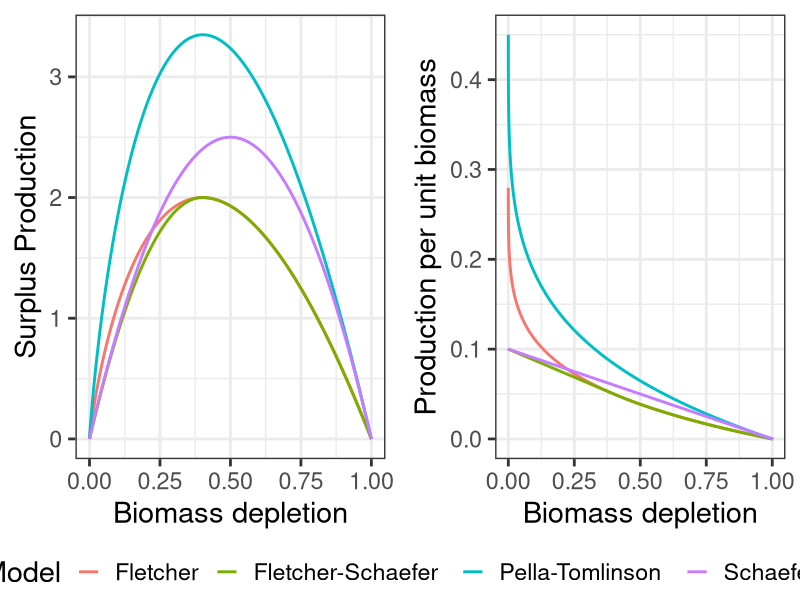

Reproduce this figure in R.

library(ggplot2)
library(dplyr)

# values
r <- 0.1
K <- 100
b <- seq(0, K, 1e-3)
rlim <- function(b) dbdt(b) * (1/b)

# empty dataframe
dfr <- data.frame() 

# Schaefer model
dbdt <- function(b) r * b * (1 - b/K)
dfr <- rbind(dfr,data.frame(biomass = b,
                  production = dbdt(b),
                  growth = rlim(b),
                  model = 'Schaefer'))

# P-T model
dbdt <- function(b) r/p * b * (1 - (b/K)^p)
p <- 0.2
dfr <- rbind(dfr,data.frame(biomass = b,
                            production = dbdt(b),
                            growth = rlim(b),
                            model = 'Pella-Tomlinson'))

# fletcher model
dbdt <- function(b) g * m * b/K * (1 - (b/K)^(n-1))
n <- 1.1881
bmsy <- (1/n)^(1/(n-1)) * K
h <- 2*bmsy
m <- r*h/4
g <- (n^(n/(n-1)))/(n-1)
dfr <- rbind(dfr,data.frame(biomass = b,
                            production = dbdt(b),
                            growth = rlim(b),
                            model = 'Fletcher'))

# Fletcher-Schaefer model
dbdt <- function(b) {
    bf <- b[which(b>bmsy)]
    bs <- b[which(b<=bmsy)]
    c(r * bs * (1 - bs/h),g * m * bf/K * (1 - (bf/K)^(n-1)))
}
dfr <- rbind(dfr,data.frame(biomass = b,
                            production = dbdt(b),
                            growth = rlim(b),
                            model = 'Fletcher-Schaefer'))

gg1 <- ggplot(dfr) + 
    geom_line(aes(x = biomass / K, y = production, col = model), linewidth = 1) + 
    labs(x = 'Biomass depletion', y = 'Surplus Production', col = 'Model') +
    theme_bw(base_size = 21)

gg2 <- ggplot(dfr) + 
    geom_line(aes(x = biomass / K, y = growth, col = model), linewidth = 1) + 
    labs(x = 'Biomass depletion', y = 'Production per unit biomass', col = 'Model') +
    theme_bw(base_size = 21)

gg <- ggpubr::ggarrange(gg1, gg2, common.legend = TRUE, legend = "bottom")
ggsave(gg, file = "fig1.svg", width = 14, height = 5)
